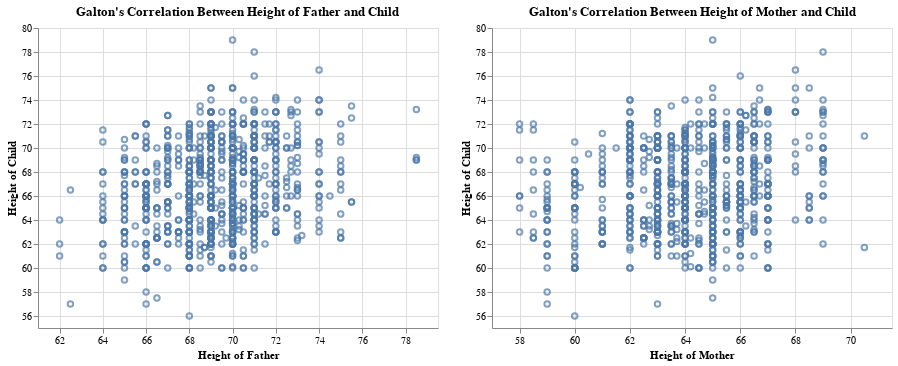

Notebook code for this chart:
### Code cell
import altair as alt
import pandas as pd

# galton_data = pd.io.stata.read_stata('data/galton.dta')
# galton_data.to_csv('data/galton.csv')

df = pd.read_csv('data/galton.csv')

father_chart = alt.Chart(df).mark_point().encode(
    x = alt.X('father', scale=alt.Scale(domain=[min(df['father'])-1, max(df['father']+1)]), axis=alt.Axis(title='Height of Father')),
    y = alt.Y('height', scale=alt.Scale(domain=[min(df['height'])-1, max(df['height'])+1]), axis=alt.Axis(title='Height of Child')),
).properties(
    title="Galton's Correlation Between Height of Father and Child"
)

mother_chart = alt.Chart(df).mark_point().encode(
    x = alt.X('mother', scale=alt.Scale(domain=[min(df['mother'])-1, max(df['mother']+1)]), axis=alt.Axis(title='Height of Mother')),
    y = alt.Y('height', scale=alt.Scale(domain=[min(df['height'])-1, max(df['height'])+1]), axis=alt.Axis(title='Height of Child')),
).properties(
    title="Galton's Correlation Between Height of Mother and Child"
)

father_chart | mother_chart

### Figure 1 — Vega-Lite specification as saved in the notebook (floating-point values rounded to 4 significant figures; data arrays with more than 128 entries replaced by an {"elided": "..."} marker saying what was removed)
{"config": {"view": {"continuousWidth": 400, "continuousHeight": 300}}, "hconcat": [{"mark": "point", "encoding": {"x": {"axis": {"title": "Height of Father"}, "field": "father", "scale": {"domain": [61.0, 79.5]}, "type": "quantitative"}, "y": {"axis": {"title": "Height of Child"}, "field": "height", "scale": {"domain": [55.0, 80.0]}, "type": "quantitative"}}, "title": "Galton's Correlation Between Height of Father and Child"}, {"mark": "point", "encoding": {"x": {"axis": {"title": "Height of Mother"}, "field": "mother", "scale": {"domain": [57.0, 71.5]}, "type": "quantitative"}, "y": {"axis": {"title": "Height of Child"}, "field": "height", "scale": {"domain": [55.0, 80.0]}, "type": "quantitative"}}, "title": "Galton's Correlation Between Height of Mother and Child"}], "data": {"name": "data-2660c77280f58383133c135d65eb3fe2"}, "$schema": "https://vega.github.io/schema/vega-lite/v4.17.0.json", "datasets": {"data-2660c77280f58383133c135d65eb3fe2": {"elided": "898 records"}}}
